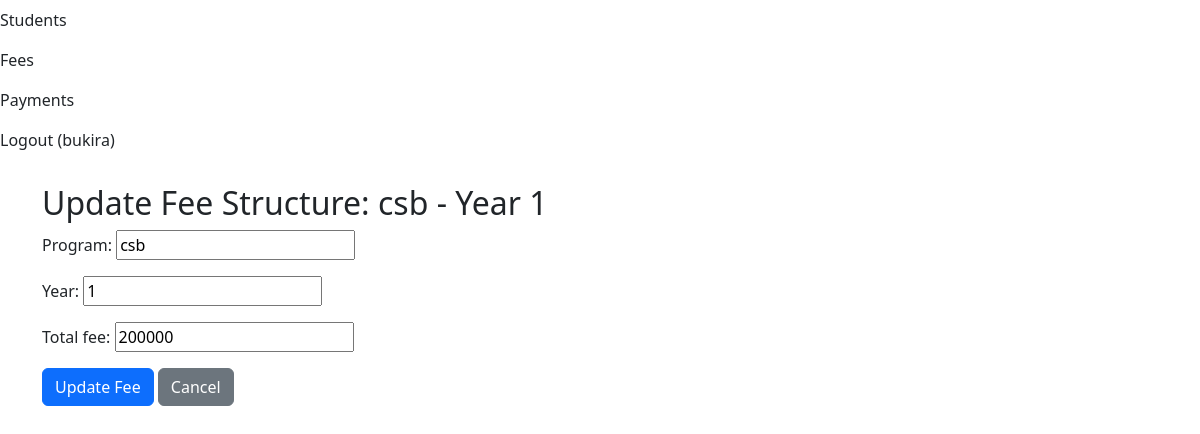
The app's page /fees/1/update/ (signed in), older data.
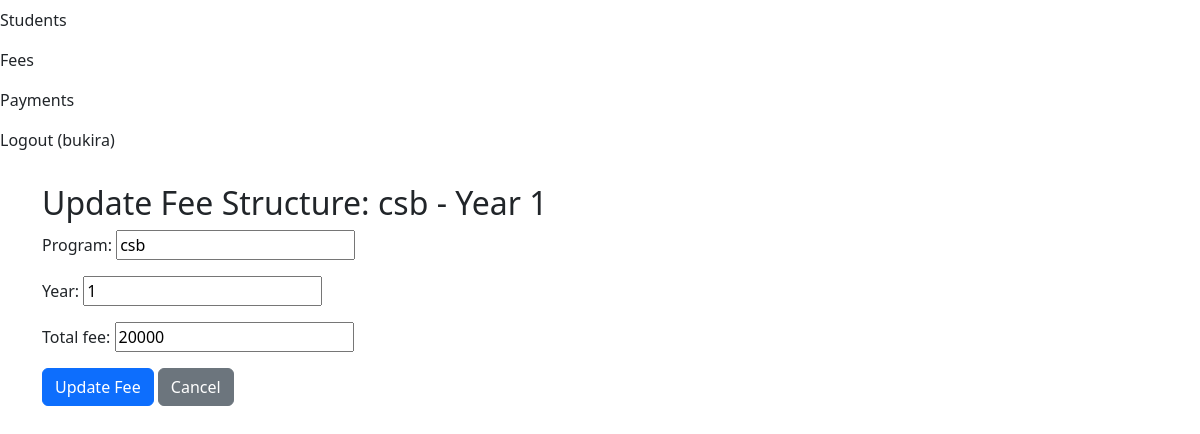
The same page, newer data.
### management/models.py (models this page shows, shortened)
class FeeStructure(models.Model):
    program = models.CharField(max_length=100)
    year = models.PositiveIntegerField(validators=[MinValueValidator(1)])
    total_fee = models.PositiveIntegerField(validators=[MinValueValidator(0)])
    class Meta:
        unique_together = ['program', 'year']  # No duplicate program/year combos

### management/views.py (the view)
# urls.py: path('fees/<int:pk>/update/', views.FeeStructureUpdateView.as_view(), name='fee_update'),
class FeeStructureUpdateView(LoginRequiredMixin, UpdateView):
    model = FeeStructure
    form_class = FeeStructureForm
    template_name = 'management/fee_update.html'
    success_url = reverse_lazy('fee_structure_list')

### management/forms.py
class FeeStructureForm(forms.ModelForm):
    class Meta:
        model = FeeStructure
        fields = ['program', 'year', 'total_fee']
        widgets = {
            'year': forms.NumberInput(attrs={'min': 1}),
            'total_fee': forms.NumberInput(attrs={'min': 0}),
        }

### templates/management/fee_update.html (shortened to what this page needs)
{% extends 'base.html' %}
{% block content %}
<h2>Update Fee Structure: {{ object.program }} - Year {{ object.year }}</h2>
<form method="post">
    {{ form.as_p }}
    <button type="submit" class="btn btn-primary">Update Fee</button>
    <a href="{% url 'fee_structure_list' %}" class="btn btn-secondary">Cancel</a>
</form>
{% endblock %}

Row changes from the older to the newer data that the page shows:
changed FeeStructure "csb": total_fee "200000" → "20000"
